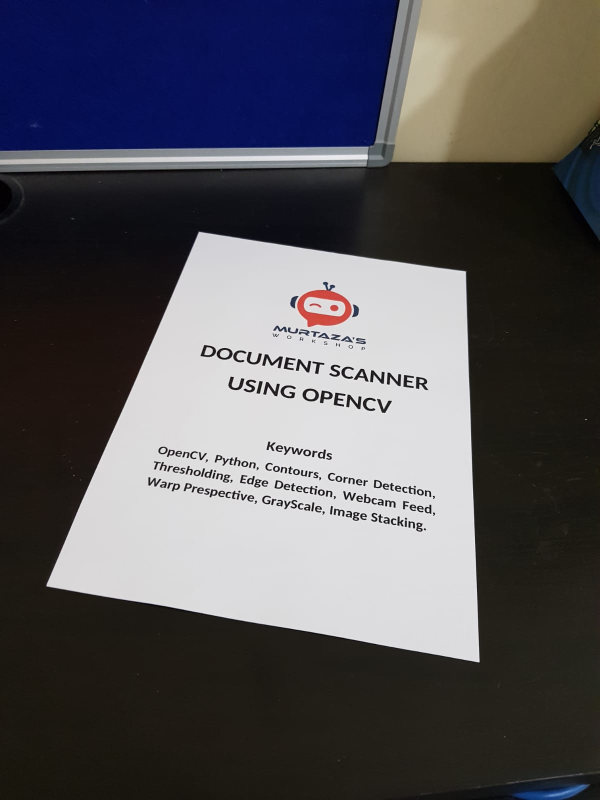
#> input picture res/1.jpg, 1200 x 1600 px, given in place of the camera (shown at 1/2 size)
$ python paint.py
#> lines starting #> are read from the running program, lines starting #| are printed output that depends on the picture; after the words box and inside, x2 and y2 are one past the last pixel; in counts of white or black regions, pixels touching at a corner belong together
#> further down, img is the input picture: shape (1600, 1200, 3); mean B, G, R 89.7, 85.2, 86.8
import cv2
import numpy as np

frameW = 1280
frameH = 720

cap = cv2.VideoCapture(1)

if not cap.isOpened():
    print("Could not open camera")
    exit()
cap.set(3,frameW)
cap.set(4,frameH)
###################################################

myColors = [[5,107,0,19,255,255], #orrange
            [133,56,0,159,156,255], #purple
            [57,76,0,100,255,255],  #green
            [90,48,0,118,255,255]]  #blue
myColorValues = [[51,153,255],          ## BGR
                 [255,0,255],
                 [0,255,0],
                [255,0,0]]

myPoints = []   #(x,y,colID)

def drawOnCanv(myPoints, myColorValues):
    for points in myPoints:
        cv2.circle(imgRes, (points[0],points[1]),10, myColorValues[points[2]],cv2.FILLED)

def getContours(img):
    cont, heirarchy = cv2.findContours(img,cv2.RETR_EXTERNAL, cv2.CHAIN_APPROX_NONE)
    x,y,w,h = 0,0,0,0
    for cnt in cont:
        area = cv2.contourArea(cnt)

        # cv2.drawContours(imgRes, cnt,-1, (255,0,0),3)
        peri = cv2.arcLength(cnt, True)
        aprx = cv2.approxPolyDP(cnt, 0.02*peri, True)
        x,y,w,h = cv2.boundingRect(aprx)
    return x+w//2,y

def findColor(img,myColors,myColorValues):
    imgHSV = cv2.cvtColor(img,cv2.COLOR_BGR2HSV)
#> imgHSV: shape (1600, 1200, 3); mean H, S, V 64.3, 77.4, 97.1
    count = 0
    newpoints = []
    for color in myColors:
        lower = np.array(color[0:3])
        upper = np.array(color[3:6])
        mask = cv2.inRange(imgHSV,lower,upper)
        x,y = getContours(mask)
        cv2.circle(imgRes, (x,y),10, myColorValues[count],cv2.FILLED)
        if x and y:
            newpoints.append([x,y,count])
        count+=1
#> this loop made 4 passes
#> (x, y) on passes 1 to 4: (1197, 193), (1199, 254), (1199, 279), (399, 0)
#> pass 1, in findColor, `mask = cv2.inRange(imgHSV,lower,upper)`:
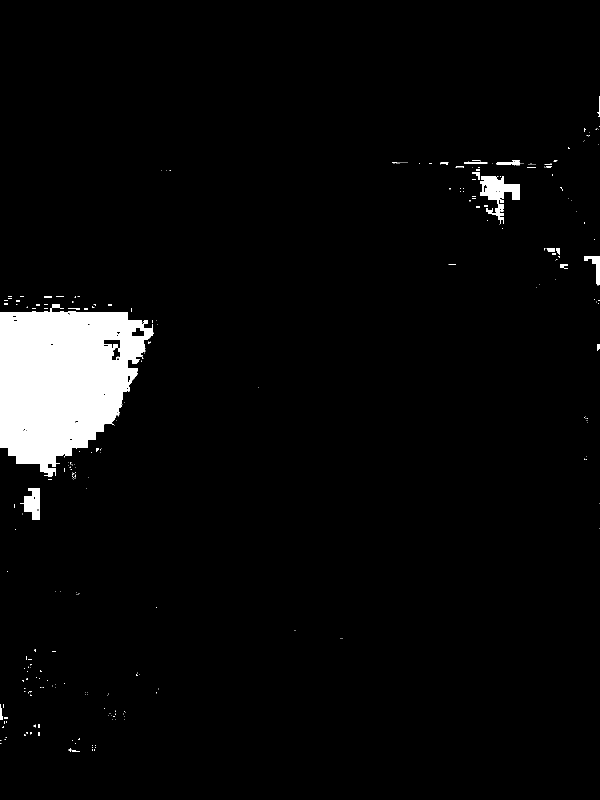
#> mask: shape (1600, 1200) (shown at 1/2 size); 4.2% white; 286 white regions (249 under 20 px), largest, box (x1, y1, x2, y2) and area: (0, 608, 307, 953) 71929, (960, 352, 1040, 449) 3168, (40, 976, 80, 1040) 1564
#> pass 2, in findColor, `mask = cv2.inRange(imgHSV,lower,upper)`:
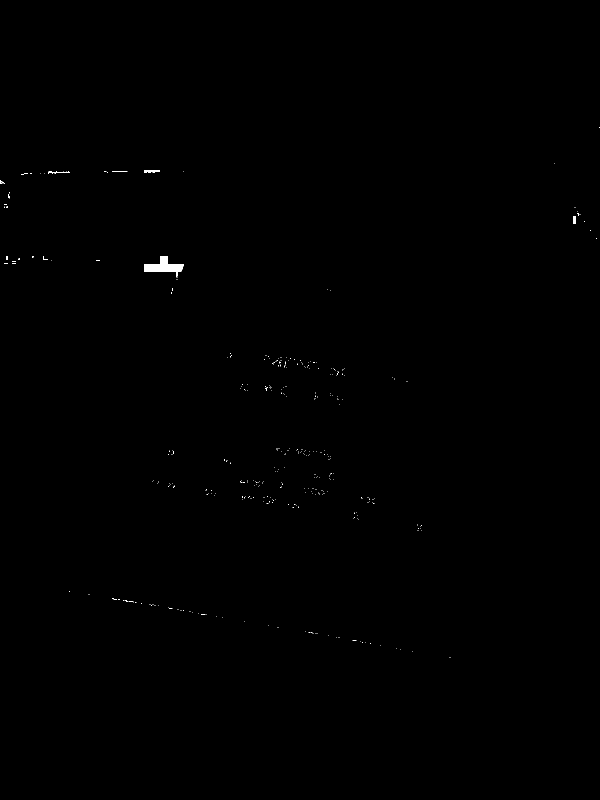
#> mask: shape (1600, 1200) (shown at 1/2 size); 0.14% white; 360 white regions (352 under 20 px), largest, box (x1, y1, x2, y2) and area: (288, 512, 368, 554) 1527, (288, 340, 320, 345) 127, (96, 343, 140, 347) 102
#> pass 3, in findColor, `mask = cv2.inRange(imgHSV,lower,upper)`:
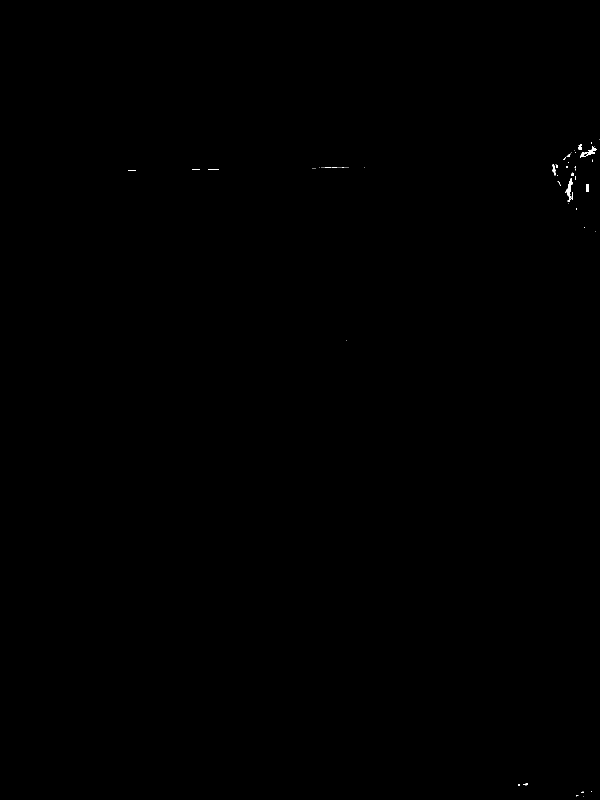
#> mask: shape (1600, 1200) (shown at 1/2 size); 0.06% white; 63 white regions (54 under 20 px), largest, box (x1, y1, x2, y2) and area: (1133, 356, 1146, 404) 257, (1160, 292, 1194, 316) 254, (1172, 368, 1178, 384) 93
#> after the loop: imgRes: shape (1600, 1200, 3); 0.04% of pixels changed, all inside (x1, y1, x2, y2) = (389, 0, 1200, 290)
#> after the loop:
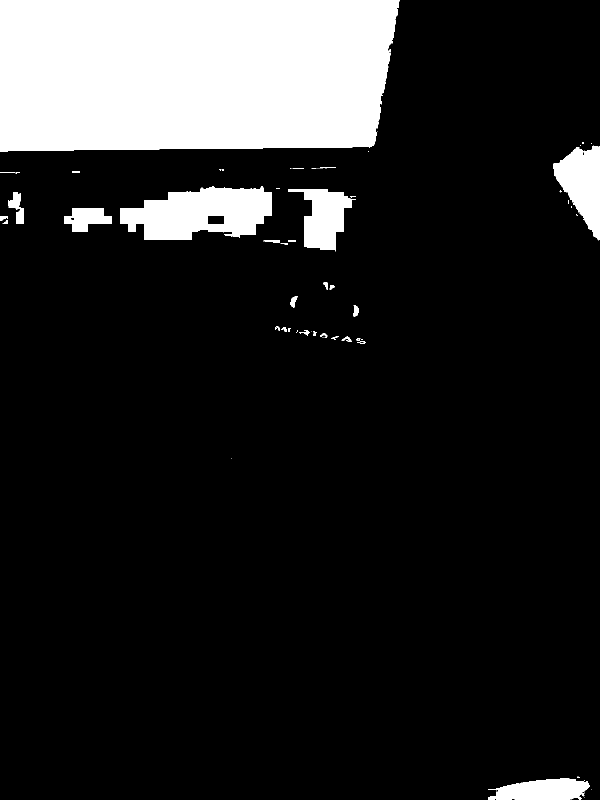
#> mask: shape (1600, 1200) (shown at 1/2 size); 14.8% white; 65 white regions (36 under 20 px), largest, box (x1, y1, x2, y2) and area: (0, 0, 799, 303) 230252, (240, 373, 544, 480) 23047, (1106, 291, 1200, 481) 10324
#> after the loop, count = 4; newpoints = [[1197, 193, 0], [1199, 254, 1], [1199, 279, 2]]
        # cv2.imshow(str(color[0]), mask)
    return newpoints

while True:
    ret,img = cap.read()
    imgRes = img.copy()
    newPoints = findColor(img,myColors,myColorValues)
#> newPoints = [[1197, 193, 0], [1199, 254, 1], [1199, 279, 2]]

    if newPoints:
        for points in newPoints:
            myPoints.append(points)
#> this loop made 3 passes
#> after the loop, myPoints = [[1197, 193, 0], [1199, 254, 1], [1199, 279, 2]]

    if myPoints:
        drawOnCanv(myPoints, myColorValues)
#> the loop in drawOnCanv, `for points in myPoints:` made 3 passes


    if not ret:
        print("Could not read frame")
        break


    cv2.imshow("video", imgRes)


    if cv2.waitKey(1) & 0xFF == ord('q'):
#> (key q is pressed here)
        break

cap.release()
cv2.destroyAllWindows()
